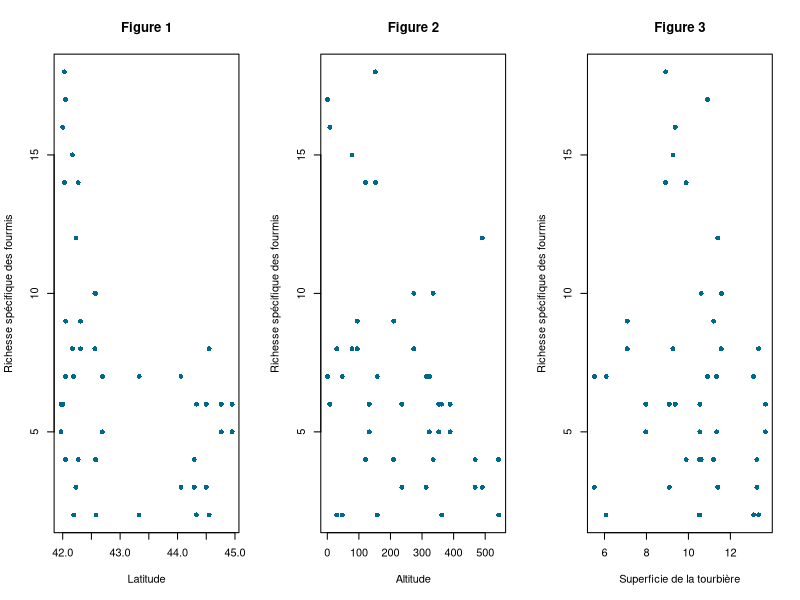
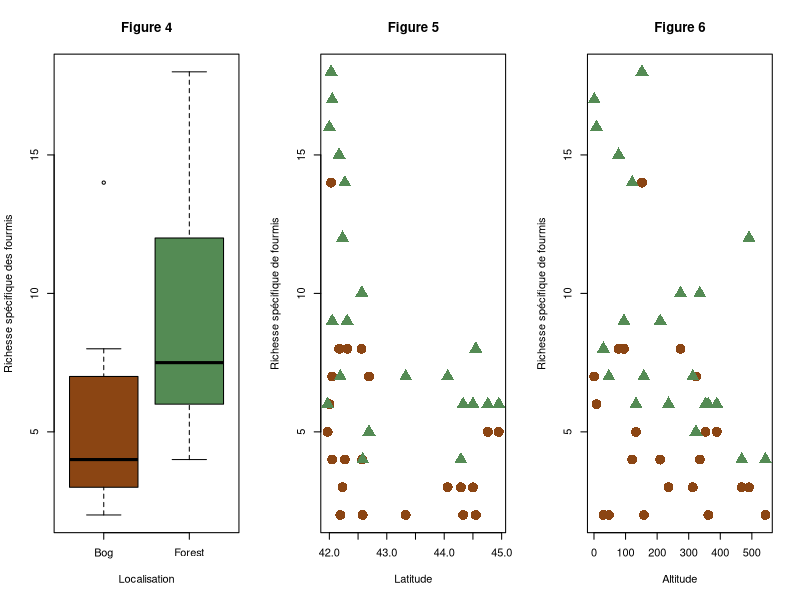
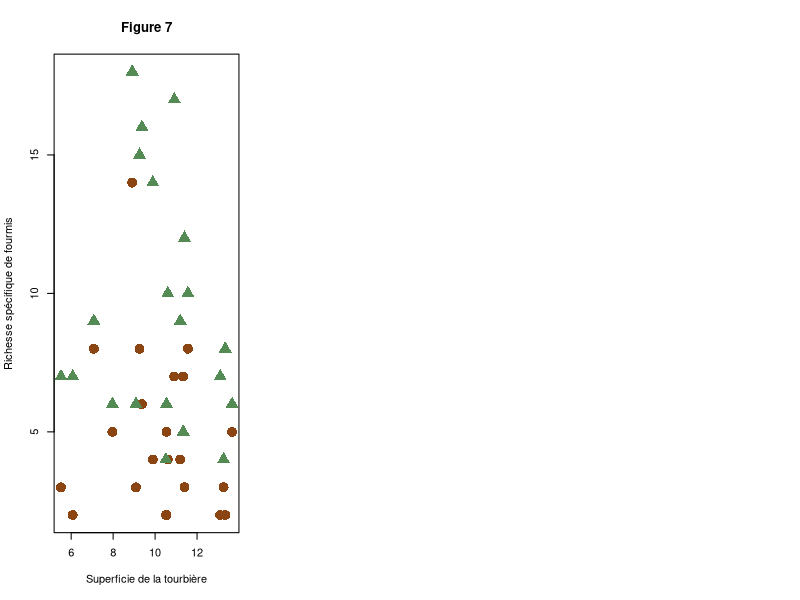
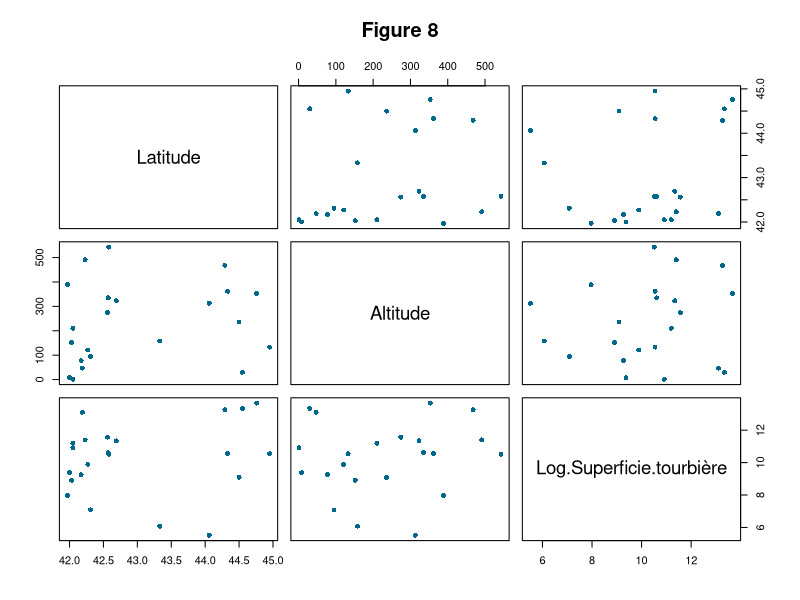
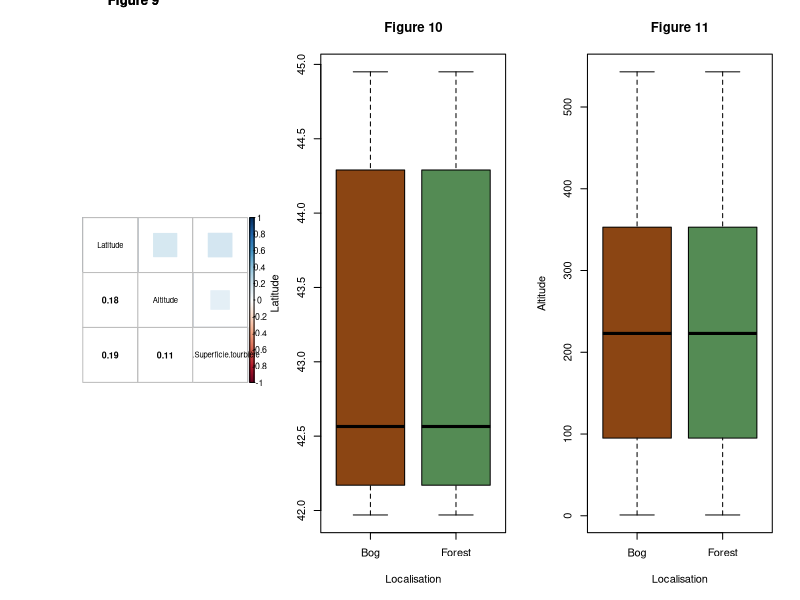
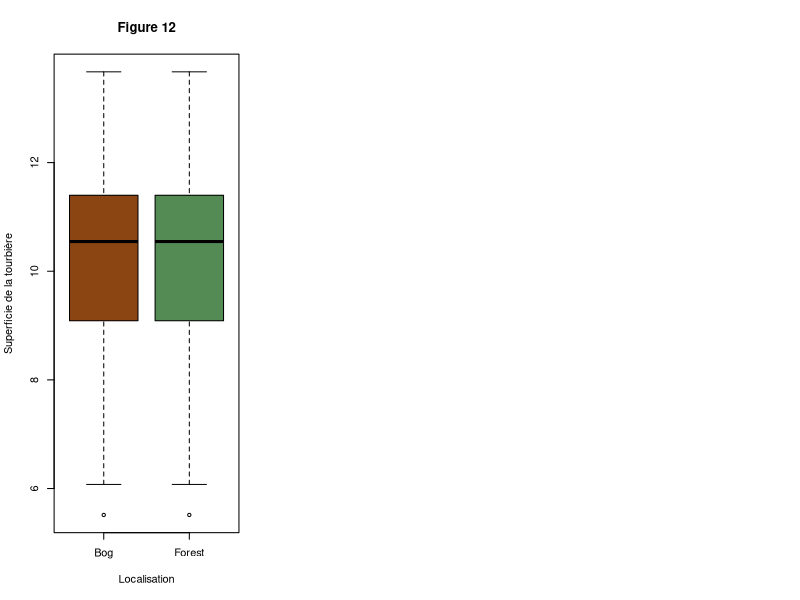

Recreate these plots in R, in order.
## ---- chunk 1
#importation
dataAnts <- read.table("BogAnts.txt", dec=".", header = TRUE)

#Passer la localisation en facteur 
dataAnts$Location<-as.factor(dataAnts$Location)

#vérification du type des variables 
str(dataAnts)
## ---- chunk 2
#Ligne ajouté qui sera supprimée, c'est juste pour avoir les données correctes
par(mfrow=c(1,3))

dataAnts$LogArea<-log(dataAnts$Area)

## ---- chunk 3

# Pour la variable Latitude
plot(dataAnts$Nsp~dataAnts$Latitude,pch=16,col='deepskyblue4',xlab='Latitude',ylab='Richesse spécifique des fourmis', main = "Figure 1")

# Pour la variable Altitude
plot(dataAnts$Nsp~dataAnts$Elevation,pch=16,col='deepskyblue4',xlab='Altitude',ylab='Richesse spécifique des fourmis', main = "Figure 2")

# Pour la variable Superficie de la tourbière
plot(dataAnts$Nsp~dataAnts$LogArea,pch=16,col='deepskyblue4',xlab='Superficie de la tourbière',ylab='Richesse spécifique des fourmis', main = "Figure 3")

# Pour la variable Localisation
boxplot(dataAnts$Nsp~dataAnts$Location, varwidth = TRUE, ylab = "Richesse spécifique des fourmis", xlab = "Localisation", col=c('saddlebrown','palegreen4'), main = "Figure 4")
## ---- chunk 4

# Interactions entre Latitude & Localisation
plot(dataAnts$Nsp~dataAnts$Latitude,type='n',ylab = "Richesse spécifique de fourmis",xlab="Latitude", main="Figure 5")
points(dataAnts$Nsp[dataAnts$Location=="Bog"]~dataAnts$Latitude[dataAnts$Location=="Bog"],pch=16,cex=2,col='saddlebrown')
points(dataAnts$Nsp[dataAnts$Location=="Forest"]~dataAnts$Latitude[dataAnts$Location=="Forest"],pch=17,cex=2,col='palegreen4')

# Interactions entre Altitude & Localisation
plot(dataAnts$Nsp~dataAnts$Elevation,type='n',ylab = "Richesse spécifique de fourmis",xlab="Altitude", main="Figure 6")
points(dataAnts$Nsp[dataAnts$Location=="Bog"]~dataAnts$Elevation[dataAnts$Location=="Bog"],pch=16,cex=2,col='saddlebrown')
points(dataAnts$Nsp[dataAnts$Location=="Forest"]~dataAnts$Elevation[dataAnts$Location=="Forest"],pch=17,cex=2,col='palegreen4')

# Interactions entre Superficie de la tourbière & Localisation
plot(dataAnts$Nsp~dataAnts$LogArea,type='n',ylab = "Richesse spécifique de fourmis",xlab="Superficie de la tourbière", main="Figure 7")
points(dataAnts$Nsp[dataAnts$Location=="Bog"]~dataAnts$LogArea[dataAnts$Location=="Bog"],pch=16,cex=2,col='saddlebrown')
points(dataAnts$Nsp[dataAnts$Location=="Forest"]~dataAnts$LogArea[dataAnts$Location=="Forest"],pch=17,cex=2,col='palegreen4')

## ---- chunk 5

# Vérifier la colinéarité entre les variables continues indépendantes

# On fait un graphique pour chaque paire de covariables
newdata<-cbind(dataAnts$Latitude,dataAnts$Elevation,dataAnts$LogArea)
colnames(newdata)<-c('Latitude','Altitude','Log Superficie tourbière')
newdata<-data.frame(newdata)
plot(newdata,pch=16,col='deepskyblue4',main="Figure 8")

#On calcule la corrélation de chaque paire de covariables
#Ajout du package corrplot
library(corrplot)
M<-cor(newdata)
corrplot.mixed(M,upper="square",lower.col="black", tl.col="black",cl.cex = 0.8,tl.cex = 0.7,number.cex =0.8,main="Figure 9")

# On vérifie la collinéarité entre catégories et variables continues
#Latitude et Localisation
boxplot(dataAnts$Latitude~dataAnts$Location, varwidth = TRUE, ylab = "Latitude", xlab = "Localisation",col=c('saddlebrown','palegreen4'), main = "Figure 10")

#Altitude et Localisation
boxplot(dataAnts$Elevation~dataAnts$Location, varwidth = TRUE, ylab = "Altitude", xlab = "Localisation",col=c('saddlebrown','palegreen4'), main = "Figure 11")

#Superficie de la tourbière et Localisation
boxplot(dataAnts$LogArea~dataAnts$Location, varwidth = TRUE, ylab = "Superficie de la tourbière", xlab = "Localisation",col=c('saddlebrown','palegreen4'), main = "Figure 12")
